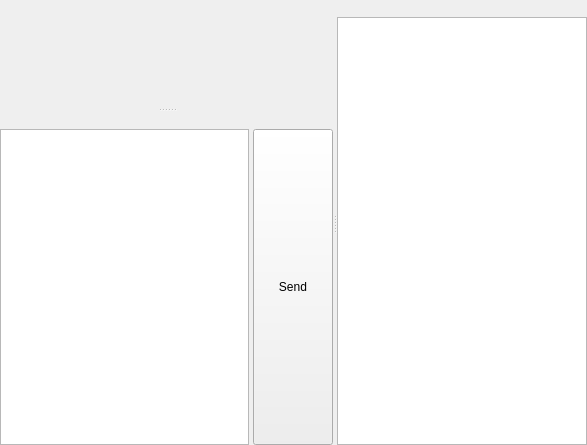
<?xml version="1.0" encoding="UTF-8"?>
<ui version="4.0">
 <class>ChatRoomWindow</class>
 <widget class="QWidget" name="ChatRoomWindow">
  <property name="geometry">
   <rect>
    <x>0</x>
    <y>0</y>
    <width>587</width>
    <height>445</height>
   </rect>
  </property>
  <property name="windowTitle">
   <string>Form</string>
  </property>
  <layout class="QVBoxLayout" name="verticalLayout_2">
   <property name="spacing">
    <number>0</number>
   </property>
   <property name="margin">
    <number>0</number>
   </property>
   <item>
    <widget class="QSplitter" name="vSplitter">
     <property name="orientation">
      <enum>Qt::Horizontal</enum>
     </property>
     <property name="childrenCollapsible">
      <bool>false</bool>
     </property>
     <widget class="QSplitter" name="hSplitter">
      <property name="orientation">
       <enum>Qt::Vertical</enum>
      </property>
      <property name="childrenCollapsible">
       <bool>false</bool>
      </property>
      <widget class="QWidget" name="layoutWidget_4">
       <layout class="QVBoxLayout" name="vLayoutMsgLog">
        <property name="spacing">
         <number>0</number>
        </property>
        <item>
         <widget class="QWidget" name="wgtLog" native="true">
          <property name="sizePolicy">
           <sizepolicy hsizetype="Expanding" vsizetype="Expanding">
            <horstretch>0</horstretch>
            <verstretch>0</verstretch>
           </sizepolicy>
          </property>
          <property name="minimumSize">
           <size>
            <width>0</width>
            <height>54</height>
           </size>
          </property>
          <layout class="QHBoxLayout" name="horizontalLayout_4">
           <property name="spacing">
            <number>0</number>
           </property>
           <property name="margin">
            <number>0</number>
           </property>
           <item>
            <layout class="QVBoxLayout" name="logLayout">
             <property name="spacing">
              <number>0</number>
             </property>
            </layout>
           </item>
          </layout>
         </widget>
        </item>
        <item>
         <widget class="QLabel" name="lblInfo">
          <property name="autoFillBackground">
           <bool>true</bool>
          </property>
          <property name="alignment">
           <set>Qt::AlignCenter</set>
          </property>
         </widget>
        </item>
       </layout>
      </widget>
      <widget class="QWidget" name="layoutWidget1_4">
       <layout class="QVBoxLayout" name="vLayoutMsgBox">
        <property name="spacing">
         <number>0</number>
        </property>
        <item>
         <widget class="QToolBar" name="toolBar">
          <property name="movable">
           <bool>false</bool>
          </property>
          <property name="floatable">
           <bool>false</bool>
          </property>
         </widget>
        </item>
        <item>
         <layout class="QHBoxLayout" name="msgRowLayout">
          <property name="spacing">
           <number>4</number>
          </property>
          <property name="margin">
           <number>0</number>
          </property>
          <item>
           <widget class="QTextEdit" name="txtMessage">
            <property name="sizePolicy">
             <sizepolicy hsizetype="Expanding" vsizetype="Minimum">
              <horstretch>1</horstretch>
              <verstretch>0</verstretch>
             </sizepolicy>
            </property>
            <property name="minimumSize">
             <size>
              <width>0</width>
              <height>36</height>
             </size>
            </property>
            <property name="tabChangesFocus">
             <bool>true</bool>
            </property>
            <property name="acceptRichText">
             <bool>false</bool>
            </property>
           </widget>
          </item>
          <item>
           <widget class="QPushButton" name="btnSend">
            <property name="focusPolicy">
             <enum>Qt::NoFocus</enum>
            </property>
            <property name="sizePolicy">
             <sizepolicy hsizetype="Minimum" vsizetype="Expanding">
              <horstretch>0</horstretch>
              <verstretch>0</verstretch>
             </sizepolicy>
            </property>
            <property name="text">
             <string>Send</string>
            </property>
           </widget>
          </item>
         </layout>
        </item>
       </layout>
      </widget>
     </widget>
     <widget class="QWidget" name="layoutWidget">
      <layout class="QVBoxLayout" name="rightLayout">
       <property name="spacing">
        <number>0</number>
       </property>
       <item>
        <widget class="QToolBar" name="contactsBar">
         <property name="movable">
          <bool>false</bool>
         </property>
         <property name="floatable">
          <bool>false</bool>
         </property>
        </widget>
       </item>
       <item>
        <widget class="lmcUserTreeWidget" name="tvUserList">
         <property name="horizontalScrollBarPolicy">
          <enum>Qt::ScrollBarAlwaysOff</enum>
         </property>
         <property name="indentation">
          <number>0</number>
         </property>
         <property name="animated">
          <bool>true</bool>
         </property>
         <property name="allColumnsShowFocus">
          <bool>true</bool>
         </property>
         <attribute name="headerVisible">
          <bool>false</bool>
         </attribute>
         <column>
          <property name="text">
           <string notr="true">Contacts</string>
          </property>
         </column>
        </widget>
       </item>
      </layout>
     </widget>
    </widget>
   </item>
  </layout>
 </widget>
 <customwidgets>
  <customwidget>
   <class>lmcUserTreeWidget</class>
   <extends>QTreeWidget</extends>
    <header>gui/contacts/usertreewidget.h</header>
  </customwidget>
 </customwidgets>
 <resources/>
 <connections/>
</ui>
